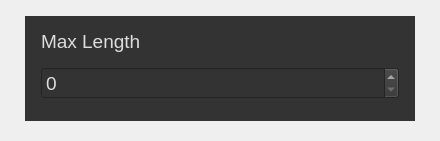
<?xml version="1.0" encoding="UTF-8"?>
<ui version="4.0">
 <class>FillHoleDialog</class>
 <widget class="QWidget" name="FillHoleDialog">
  <property name="geometry">
   <rect>
    <x>0</x>
    <y>0</y>
    <width>440</width>
    <height>141</height>
   </rect>
  </property>
  <property name="sizePolicy">
   <sizepolicy hsizetype="Maximum" vsizetype="Maximum">
    <horstretch>0</horstretch>
    <verstretch>0</verstretch>
   </sizepolicy>
  </property>
  <property name="minimumSize">
   <size>
    <width>440</width>
    <height>0</height>
   </size>
  </property>
  <property name="maximumSize">
   <size>
    <width>440</width>
    <height>16777215</height>
   </size>
  </property>
  <property name="windowTitle">
   <string>Connected Components</string>
  </property>
  <layout class="QVBoxLayout" name="verticalLayout_2">
   <property name="spacing">
    <number>8</number>
   </property>
   <property name="leftMargin">
    <number>25</number>
   </property>
   <property name="topMargin">
    <number>16</number>
   </property>
   <property name="rightMargin">
    <number>25</number>
   </property>
   <property name="bottomMargin">
    <number>20</number>
   </property>
   <item>
    <widget class="QWidget" name="widget" native="true">
     <property name="styleSheet">
      <string notr="true">background-color: rgb(51, 51, 51);
color: rgb(221, 221, 221);</string>
     </property>
     <layout class="QVBoxLayout" name="verticalLayout">
      <property name="spacing">
       <number>10</number>
      </property>
      <property name="leftMargin">
       <number>16</number>
      </property>
      <property name="bottomMargin">
       <number>20</number>
      </property>
      <item>
       <widget class="QLabel" name="label_3">
        <property name="minimumSize">
         <size>
          <width>0</width>
          <height>32</height>
         </size>
        </property>
        <property name="maximumSize">
         <size>
          <width>16777215</width>
          <height>32</height>
         </size>
        </property>
        <property name="font">
         <font>
          <pointsize>14</pointsize>
         </font>
        </property>
        <property name="styleSheet">
         <string notr="true">background-color: transparent;</string>
        </property>
        <property name="text">
         <string>Max Length</string>
        </property>
       </widget>
      </item>
      <item>
       <widget class="QSpinBox" name="spinBox">
        <property name="sizePolicy">
         <sizepolicy hsizetype="Fixed" vsizetype="Fixed">
          <horstretch>0</horstretch>
          <verstretch>0</verstretch>
         </sizepolicy>
        </property>
        <property name="minimumSize">
         <size>
          <width>358</width>
          <height>32</height>
         </size>
        </property>
        <property name="maximumSize">
         <size>
          <width>358</width>
          <height>32</height>
         </size>
        </property>
        <property name="font">
         <font>
          <pointsize>14</pointsize>
         </font>
        </property>
        <property name="minimum">
         <number>0</number>
        </property>
        <property name="maximum">
         <number>9999</number>
        </property>
        <property name="singleStep">
         <number>10</number>
        </property>
        <property name="value">
         <number>0</number>
        </property>
       </widget>
      </item>
     </layout>
    </widget>
   </item>
  </layout>
 </widget>
 <resources/>
 <connections/>
</ui>
